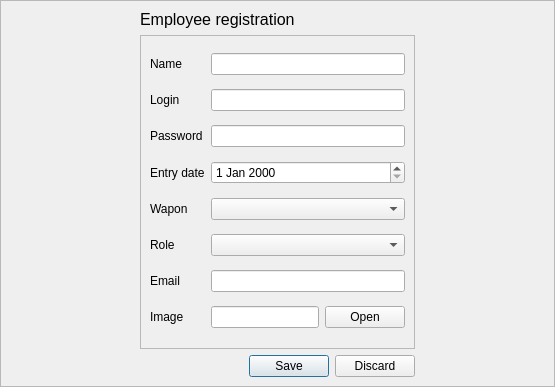
<?xml version="1.0" encoding="UTF-8"?>
<ui version="4.0">
 <class>RegisterUser</class>
 <widget class="QWidget" name="RegisterUser">
  <property name="geometry">
   <rect>
    <x>0</x>
    <y>0</y>
    <width>555</width>
    <height>387</height>
   </rect>
  </property>
  <property name="windowTitle">
   <string>Form</string>
  </property>
  <layout class="QGridLayout" name="gridLayout">
   <property name="leftMargin">
    <number>0</number>
   </property>
   <property name="topMargin">
    <number>0</number>
   </property>
   <property name="rightMargin">
    <number>0</number>
   </property>
   <property name="bottomMargin">
    <number>0</number>
   </property>
   <property name="spacing">
    <number>0</number>
   </property>
   <item row="0" column="0">
    <widget class="QFrame" name="frame">
     <property name="frameShape">
      <enum>QFrame::StyledPanel</enum>
     </property>
     <property name="frameShadow">
      <enum>QFrame::Raised</enum>
     </property>
     <layout class="QGridLayout" name="gridLayout_2">
      <item row="1" column="1" rowspan="2" colspan="2">
       <widget class="QFrame" name="frame_2">
        <property name="sizePolicy">
         <sizepolicy hsizetype="Expanding" vsizetype="Expanding">
          <horstretch>0</horstretch>
          <verstretch>0</verstretch>
         </sizepolicy>
        </property>
        <property name="frameShape">
         <enum>QFrame::StyledPanel</enum>
        </property>
        <property name="frameShadow">
         <enum>QFrame::Raised</enum>
        </property>
        <layout class="QGridLayout" name="gridLayout_3">
         <item row="2" column="1">
          <widget class="QLineEdit" name="password_edit">
           <property name="echoMode">
            <enum>QLineEdit::Password</enum>
           </property>
          </widget>
         </item>
         <item row="7" column="1">
          <layout class="QHBoxLayout" name="horizontalLayout">
           <item>
            <widget class="QLineEdit" name="image_path_edit"/>
           </item>
           <item>
            <widget class="QPushButton" name="openImageFile_btn">
             <property name="text">
              <string>Open</string>
             </property>
            </widget>
           </item>
          </layout>
         </item>
         <item row="4" column="0">
          <widget class="QLabel" name="label_4">
           <property name="text">
            <string>Wapon</string>
           </property>
          </widget>
         </item>
         <item row="2" column="0">
          <widget class="QLabel" name="label_2">
           <property name="text">
            <string>Password</string>
           </property>
          </widget>
         </item>
         <item row="7" column="0">
          <widget class="QLabel" name="label_7">
           <property name="sizePolicy">
            <sizepolicy hsizetype="Preferred" vsizetype="Maximum">
             <horstretch>0</horstretch>
             <verstretch>0</verstretch>
            </sizepolicy>
           </property>
           <property name="text">
            <string>Image</string>
           </property>
          </widget>
         </item>
         <item row="6" column="1">
          <widget class="QLineEdit" name="email_edit"/>
         </item>
         <item row="5" column="1">
          <widget class="QComboBox" name="role_cb"/>
         </item>
         <item row="1" column="0">
          <widget class="QLabel" name="label">
           <property name="text">
            <string>Login</string>
           </property>
          </widget>
         </item>
         <item row="3" column="0">
          <widget class="QLabel" name="label_3">
           <property name="text">
            <string>Entry date</string>
           </property>
          </widget>
         </item>
         <item row="1" column="1">
          <widget class="QLineEdit" name="login_edit"/>
         </item>
         <item row="3" column="1">
          <widget class="QDateEdit" name="entryDate_edit"/>
         </item>
         <item row="5" column="0">
          <widget class="QLabel" name="label_5">
           <property name="text">
            <string>Role</string>
           </property>
          </widget>
         </item>
         <item row="4" column="1">
          <widget class="QComboBox" name="wapon_cb"/>
         </item>
         <item row="6" column="0">
          <widget class="QLabel" name="label_6">
           <property name="text">
            <string>Email</string>
           </property>
          </widget>
         </item>
         <item row="0" column="0">
          <widget class="QLabel" name="label_9">
           <property name="text">
            <string>Name</string>
           </property>
          </widget>
         </item>
         <item row="0" column="1">
          <widget class="QLineEdit" name="name_edit"/>
         </item>
        </layout>
       </widget>
      </item>
      <item row="1" column="3" rowspan="2">
       <spacer name="horizontalSpacer_2">
        <property name="orientation">
         <enum>Qt::Horizontal</enum>
        </property>
        <property name="sizeHint" stdset="0">
         <size>
          <width>40</width>
          <height>20</height>
         </size>
        </property>
       </spacer>
      </item>
      <item row="3" column="2">
       <widget class="QDialogButtonBox" name="register_buttons">
        <property name="standardButtons">
         <set>QDialogButtonBox::Discard|QDialogButtonBox::Save</set>
        </property>
       </widget>
      </item>
      <item row="1" column="0" rowspan="2">
       <spacer name="horizontalSpacer">
        <property name="orientation">
         <enum>Qt::Horizontal</enum>
        </property>
        <property name="sizeType">
         <enum>QSizePolicy::Expanding</enum>
        </property>
        <property name="sizeHint" stdset="0">
         <size>
          <width>40</width>
          <height>20</height>
         </size>
        </property>
       </spacer>
      </item>
      <item row="0" column="1" colspan="2">
       <widget class="QLabel" name="label_8">
        <property name="sizePolicy">
         <sizepolicy hsizetype="Minimum" vsizetype="Maximum">
          <horstretch>0</horstretch>
          <verstretch>0</verstretch>
         </sizepolicy>
        </property>
        <property name="styleSheet">
         <string notr="true">font: 16px;</string>
        </property>
        <property name="text">
         <string>Employee registration</string>
        </property>
       </widget>
      </item>
     </layout>
    </widget>
   </item>
  </layout>
 </widget>
 <resources/>
 <connections/>
</ui>
